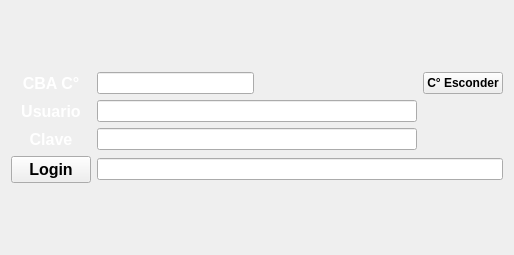
<?xml version="1.0" encoding="UTF-8"?>
<ui version="4.0">
 <class>Login</class>
 <widget class="QWidget" name="Login">
  <property name="geometry">
   <rect>
    <x>0</x>
    <y>0</y>
    <width>514</width>
    <height>255</height>
   </rect>
  </property>
  <property name="windowTitle">
   <string>Login</string>
  </property>
  <layout class="QGridLayout" name="gridLayout_4">
   <item row="0" column="0">
    <layout class="QGridLayout" name="gridLayout_3">
     <item row="1" column="0">
      <widget class="QLabel" name="lUsuario">
       <property name="font">
        <font>
         <pointsize>12</pointsize>
         <bold>true</bold>
        </font>
       </property>
       <property name="styleSheet">
        <string notr="true">color:white;</string>
       </property>
       <property name="text">
        <string>Usuario</string>
       </property>
       <property name="alignment">
        <set>Qt::AlignCenter</set>
       </property>
      </widget>
     </item>
     <item row="2" column="0">
      <widget class="QLabel" name="lClave">
       <property name="font">
        <font>
         <pointsize>12</pointsize>
         <bold>true</bold>
        </font>
       </property>
       <property name="styleSheet">
        <string notr="true">color:white;</string>
       </property>
       <property name="text">
        <string>Clave</string>
       </property>
       <property name="alignment">
        <set>Qt::AlignCenter</set>
       </property>
      </widget>
     </item>
     <item row="0" column="0">
      <widget class="QLabel" name="lTemperatura">
       <property name="font">
        <font>
         <pointsize>12</pointsize>
         <bold>true</bold>
        </font>
       </property>
       <property name="styleSheet">
        <string notr="true">color:white;
</string>
       </property>
       <property name="text">
        <string>CBA C°</string>
       </property>
       <property name="alignment">
        <set>Qt::AlignCenter</set>
       </property>
      </widget>
     </item>
     <item row="3" column="0">
      <widget class="QPushButton" name="pbIngresar">
       <property name="font">
        <font>
         <pointsize>12</pointsize>
         <bold>true</bold>
        </font>
       </property>
       <property name="text">
        <string>Login</string>
       </property>
      </widget>
     </item>
     <item row="0" column="3">
      <widget class="QPushButton" name="pbEsconder">
       <property name="font">
        <font>
         <bold>true</bold>
        </font>
       </property>
       <property name="text">
        <string>C° Esconder</string>
       </property>
      </widget>
     </item>
     <item row="0" column="1">
      <widget class="QLineEdit" name="leTemperatura">
       <property name="minimumSize">
        <size>
         <width>50</width>
         <height>20</height>
        </size>
       </property>
       <property name="maximumSize">
        <size>
         <width>500</width>
         <height>16777215</height>
        </size>
       </property>
      </widget>
     </item>
     <item row="3" column="1" colspan="3">
      <widget class="QLineEdit" name="leURL"/>
     </item>
     <item row="0" column="2">
      <spacer name="horizontalSpacer">
       <property name="orientation">
        <enum>Qt::Horizontal</enum>
       </property>
       <property name="sizeHint" stdset="0">
        <size>
         <width>40</width>
         <height>20</height>
        </size>
       </property>
      </spacer>
     </item>
     <item row="1" column="1" colspan="2">
      <widget class="QLineEdit" name="leUsuario"/>
     </item>
     <item row="2" column="1" colspan="2">
      <widget class="QLineEdit" name="leClave"/>
     </item>
    </layout>
   </item>
  </layout>
 </widget>
 <resources/>
 <connections/>
</ui>
